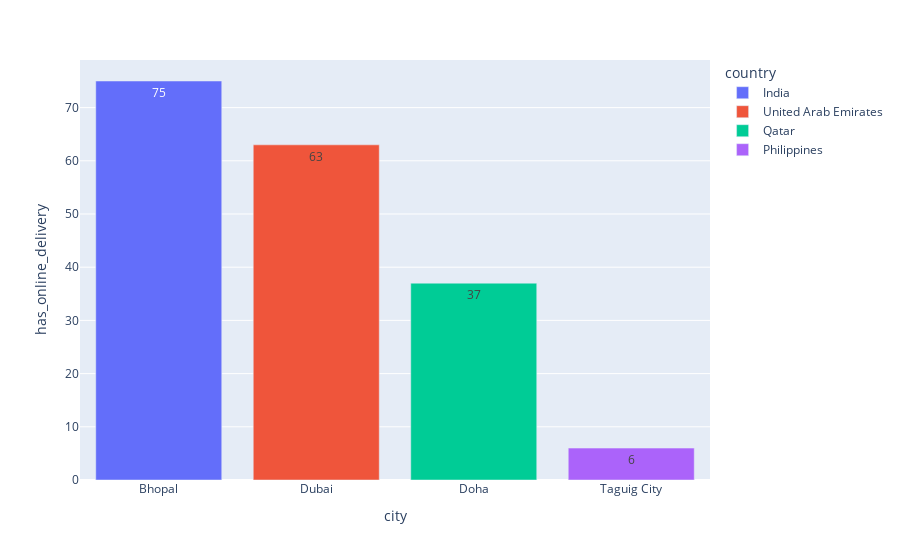

Here is the notebook cell this chart was saved with:
### Markdown cell above
##### Primeira Cidade de cada país com maior quantidade de restaurantes que aceitam pedidos online

### Code cell
fig6 = px.bar(cidades_pedidos_online_2, x = 'city', y = 'has_online_delivery', color = 'country', text = 'has_online_delivery')

fig6

### Figure 1 — Plotly figure (JSON) as saved in the notebook; plotly's stock layout.template omitted (floating-point values rounded to 4 significant figures)
{"data": [{"alignmentgroup": "True", "hovertemplate": "country=India<br>city=%{x}<br>has_online_delivery=%{text}<extra></extra>", "legendgroup": "India", "marker": {"color": "#636efa", "pattern": {"shape": ""}}, "name": "India", "offsetgroup": "India", "orientation": "v", "showlegend": true, "text": [75], "textposition": "auto", "type": "bar", "x": ["Bhopal"], "xaxis": "x", "y": [75], "yaxis": "y"}, {"alignmentgroup": "True", "hovertemplate": "country=United Arab Emirates<br>city=%{x}<br>has_online_delivery=%{text}<extra></extra>", "legendgroup": "United Arab Emirates", "marker": {"color": "#EF553B", "pattern": {"shape": ""}}, "name": "United Arab Emirates", "offsetgroup": "United Arab Emirates", "orientation": "v", "showlegend": true, "text": [63], "textposition": "auto", "type": "bar", "x": ["Dubai"], "xaxis": "x", "y": [63], "yaxis": "y"}, {"alignmentgroup": "True", "hovertemplate": "country=Qatar<br>city=%{x}<br>has_online_delivery=%{text}<extra></extra>", "legendgroup": "Qatar", "marker": {"color": "#00cc96", "pattern": {"shape": ""}}, "name": "Qatar", "offsetgroup": "Qatar", "orientation": "v", "showlegend": true, "text": [37], "textposition": "auto", "type": "bar", "x": ["Doha"], "xaxis": "x", "y": [37], "yaxis": "y"}, {"alignmentgroup": "True", "hovertemplate": "country=Philippines<br>city=%{x}<br>has_online_delivery=%{text}<extra></extra>", "legendgroup": "Philippines", "marker": {"color": "#ab63fa", "pattern": {"shape": ""}}, "name": "Philippines", "offsetgroup": "Philippines", "orientation": "v", "showlegend": true, "text": [6], "textposition": "auto", "type": "bar", "x": ["Taguig City"], "xaxis": "x", "y": [6], "yaxis": "y"}], "layout": {"autosize": true, "barmode": "relative", "legend": {"title": {"text": "country"}, "tracegroupgap": 0}, "margin": {"t": 60}, "xaxis": {"anchor": "y", "autorange": true, "domain": [0, 1], "range": [-0.5, 3.5], "title": {"text": "city"}, "type": "category"}, "yaxis": {"anchor": "x", "autorange": true, "domain": [0, 1], "range": [0, 78.95], "title": {"text": "has_online_delivery"}, "type": "linear"}}}
